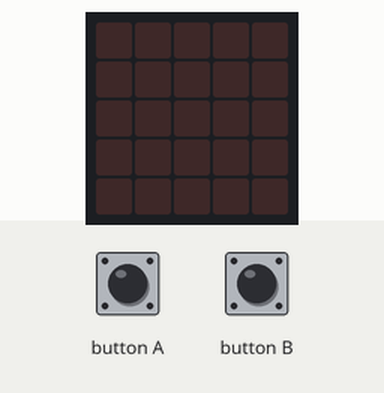
The program below on a simulated BBC micro:bit (MakeCode). On the bench: the board's 5×5 LED display. The inputs (shaded band) are chosen by the test bench.

Above: at 1.2 s.
1.3 s: button A pressed for 0.15 s
At 1.37 s:
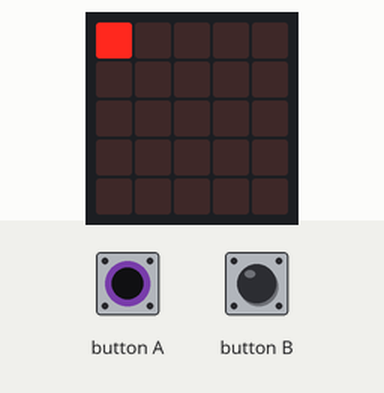
4.3 s: button B pressed for 1 s
At 6.4 s:
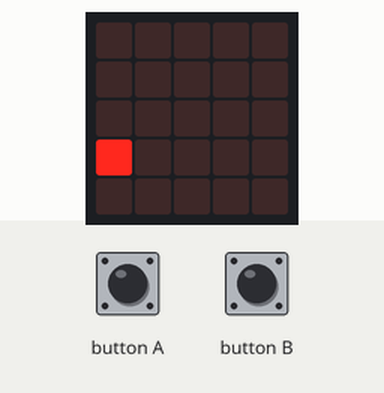
7.3 s: button A pressed for 1 s
At 8.8 s:
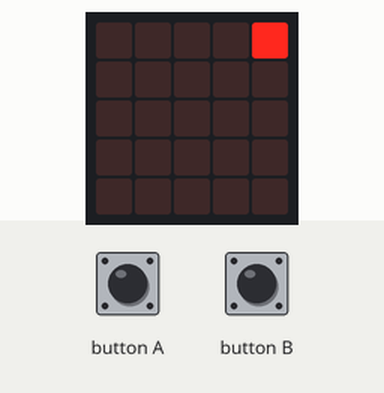
10.3 s: button A pressed for 3.2 s
At 13.8 s:
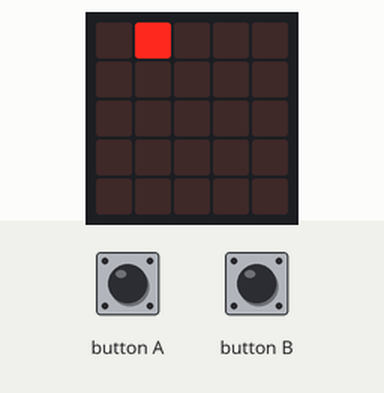
15.0 s: button A pressed for 0.15 s
At 15.07 s:
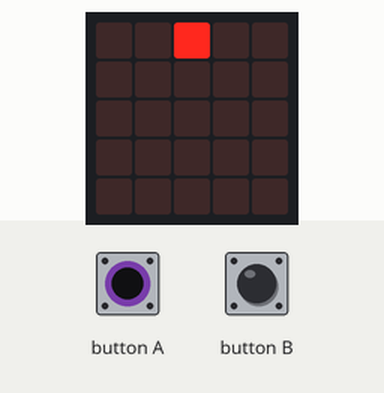
18.0 s: button A pressed for 0.15 s
At 18.2 s:
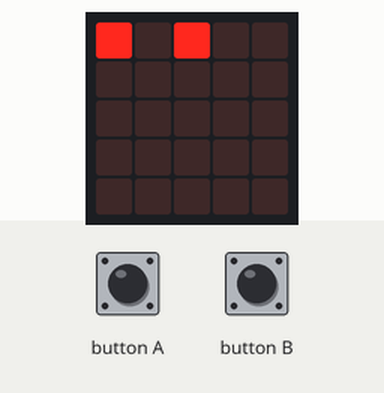
Timing chart, 0 to 21.0 s (numbered marks = the images above; inputs shaded):
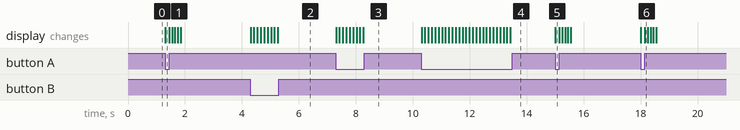

The program:

main.ts
```typescript
let x = 0
let y = 0
input.onButtonPressed(Button.A, function () {
    x = 0
    for (let index = 0; index < 5; index++) {
        led.plot(x, 0)
        basic.pause(100)
        basic.clearScreen()
        x += 1
    }
})
input.onButtonPressed(Button.B, function () {
    y = 0
    for (let index = 0; index < 5; index++) {
        led.plot(0, y)
        basic.pause(100)
        basic.clearScreen()
        y += 1
    }
})
basic.forever(function () {
    if (input.buttonIsPressed(Button.A)) {
        basic.clearScreen()
        led.plot(x, 0)
        basic.pause(100)
        x += 1
    }
    if (x >= 5) {
        x = 0
    }
})
basic.forever(function () {
    if (input.buttonIsPressed(Button.B)) {
        basic.clearScreen()
        led.plot(0, y)
        basic.pause(100)
        y += 1
    }
    if (y >= 5) {
        y = 0
    }
})
```

test.ts
```typescript
// 在這裡測試；當此封包作為擴充功能時，將不會編譯此內容。
```

Measured:
- after the input at 1.3 s, the display: changes at once (image 1)
- after the input at 4.3 s, the display: first changes at once (image 2 shows a later state)
- after the input at 7.3 s, the display: first changes at once (image 3 shows a later state)
- after the input at 10.3 s, the display: first changes at once (image 4 shows a later state)
- after the input at 15.0 s, the display: changes at once (image 5)
- after the input at 18.0 s, the display: first changes at once (image 6 shows a later state)
